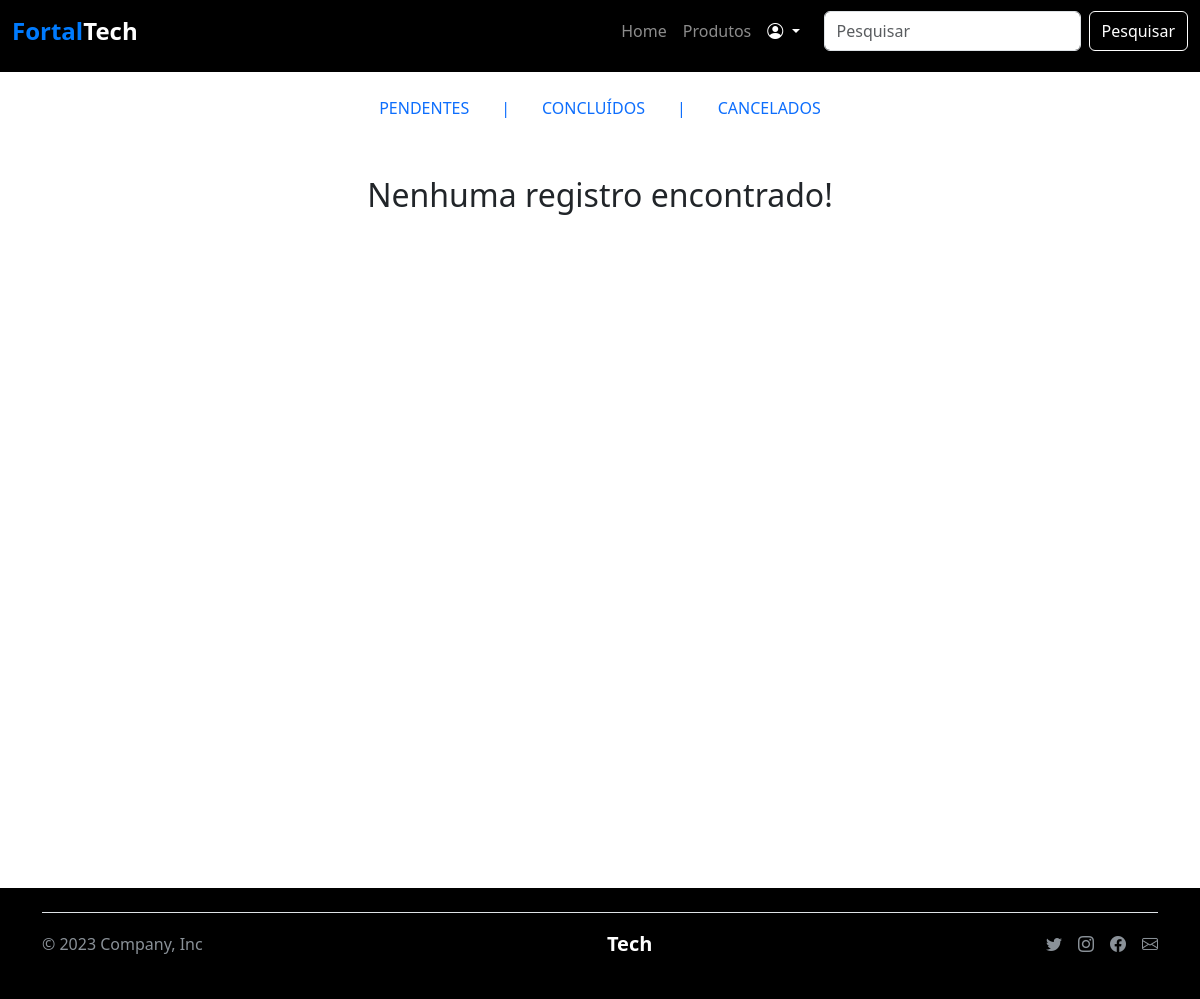
The app's page /conta/pedidos.php?status=concluido (signed in), older data.
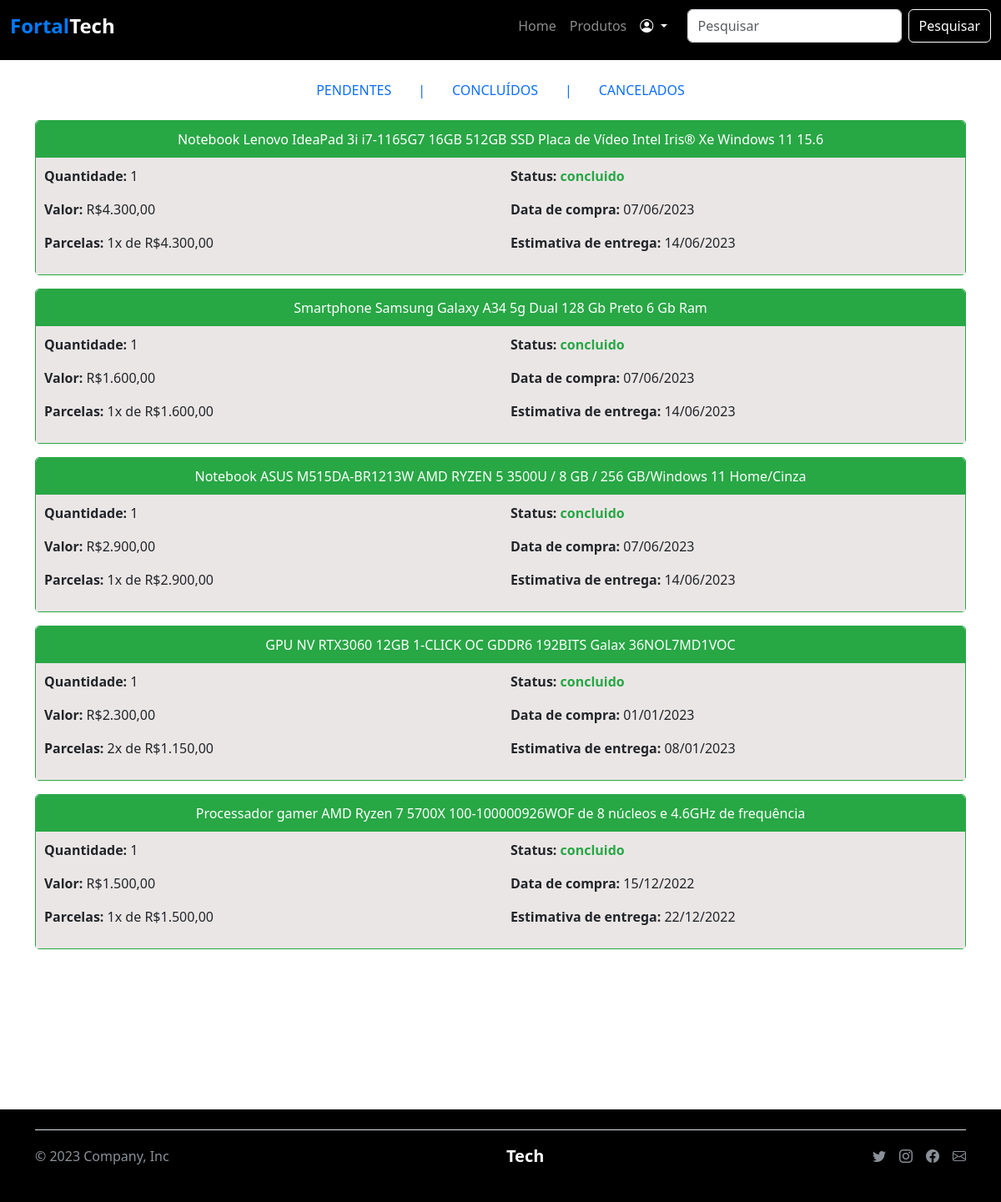
The same page, newer data.
### tables this page shows
CREATE TABLE `vendas` (
  `id_venda` bigint(20) unsigned NOT NULL AUTO_INCREMENT,
  `id_produto` bigint(20) unsigned NOT NULL,
  `id_cliente` bigint(20) unsigned NOT NULL,
  `id_cartao` int(11) NOT NULL,
  `id_endereco` int(11) NOT NULL,
  `quantidade` int(11) NOT NULL,
  `valor_parcela` decimal(10,2) NOT NULL,
  `valor_total` decimal(10,2) NOT NULL,
  `parcelas` int(11) NOT NULL,
  `status` enum('pendente','concluido','cancelado') NOT NULL,
  `data_venda` date NOT NULL,
  `data_entrega` date DEFAULT NULL,
  PRIMARY KEY (`id_venda`),
  KEY `vendas_id_produto_foreign` (`id_produto`),
  KEY `vendas_id_cliente_foreign` (`id_cliente`),
  KEY `id_cartao` (`id_cartao`),
  KEY `id_endereco` (`id_endereco`),
  CONSTRAINT `vendas_ibfk_1` FOREIGN KEY (`id_cartao`) REFERENCES `cartao` (`id_cartao`),
  CONSTRAINT `vendas_ibfk_2` FOREIGN KEY (`id_endereco`) REFERENCES `endereco` (`id_endereco`),
  CONSTRAINT `vendas_id_cliente_foreign` FOREIGN KEY (`id_cliente`) REFERENCES `clientes` (`id_cliente`),
  CONSTRAINT `vendas_id_produto_foreign` FOREIGN KEY (`id_produto`) REFERENCES `produtos` (`id_produto`)
);

CREATE TABLE `produtos` (
  `id_produto` bigint(20) unsigned NOT NULL AUTO_INCREMENT,
  `nome` varchar(255) NOT NULL,
  `estoque` int(11) NOT NULL,
  `valor` decimal(10,2) NOT NULL,
  `detalhes_tec` text NOT NULL,
  `img_url` varchar(255) NOT NULL,
  `marca` varchar(255) NOT NULL,
  PRIMARY KEY (`id_produto`)
);

### conta/pedidos.php (the view, shortened to what this page needs)
<?php
include_once "../conexao.php";
?>
<!DOCTYPE html>
<html lang="pt-br">
<head>
    <link href="https://cdn.jsdelivr.net/npm/bootstrap@5.3.0-alpha3/dist/css/bootstrap.min.css" rel="stylesheet">
    <link rel="stylesheet" href="../css/style.css">
    <link rel="stylesheet" href="https://cdn.jsdelivr.net/npm/bootstrap-icons@1.10.3/font/bootstrap-icons.css">
    <link rel="stylesheet" href="../css/pedidos.css">
</head>
<body>
    <div class="tela">
        <header>
            <?php require_once "../template/nav.php";  ?>
        </header>
        <main>
            <ul class="nav justify-content-center mt-3 mb-3">
                <li class="nav-item">
                    <a class="nav-link color-dark" href="?status=pendente">PENDENTES</a>
                </li>
                <li class="nav-item">
                    <span class="nav-link color-dark">|</span>
                </li>
                <li class="nav-item">
                    <a class="nav-link color-dark" href="?status=concluido">CONCLUÍDOS</a>
                </li>
                <li class="nav-item">
                    <span class="nav-link color-dark">|</span>
                </li>
                <li class="nav-item">
                    <a class="nav-link color-dark" href="?status=cancelado">CANCELADOS</a>
                </li>
            </ul>
            <?php
            $status = isset($_GET['status']) ? $_GET['status'] : 'pendente';
            $result = $mysqli->query("SELECT * FROM vendas where id_cliente = " . $_SESSION["id"] . " AND status = '$status'");
            $pedido = array();
            while ($row = $result->fetch_assoc()) {
                $pedido[] = $row;
            }
            if (count($pedido) > 0) {  ?>
                <?php
                foreach ($pedido as $p) :
                    $result = $mysqli->query("SELECT * FROM produtos where id_produto = " . $p["id_produto"]);
                    $produto = $result->fetch_assoc();
                ?>
                    <div class="container mb-3">
                        <div class="pedido <?php echo ($p["status"] == 'cancelado' ? 'cancelado' : ($p["status"] == 'concluido' ? 'concluido' : '')) ?>">
                            <div class="pedido-header <?php echo ($p["status"] == 'cancelado' ? 'header-cancelado' : ($p["status"] == 'concluido' ? 'header-concluido' : 'header-pendente')) ?>">
                                <?php echo $produto["nome"]; ?>
                            </div>
                            <div class="pedido-body">
                                <div class="row">
                                    <div class="col-sm-<?php echo ($p["status"] == 'pendente' ? '4' : '6'); ?>">
                                        <p><strong>Quantidade:</strong> <?php echo $p["quantidade"]; ?></p>
                                        <p><strong>Valor:</strong> R$<?php echo number_format($p["valor_total"], 2, ',', '.'); ?></p>
                                        <p><strong>Parcelas:</strong> <?php echo $p["parcelas"]; ?>x de R$<?php echo number_format($p["valor_parcela"], 2, ',', '.'); ?></p>
                                    </div>
                                    <div class="col-sm-<?php echo ($p["status"] == 'pendente' ? '4' : '6'); ?>">
                                        <p><strong>Status:</strong> <span class="status-<?php echo $p["status"] ?>"><?php echo $p["status"]; ?></span></p>
                                        <p><strong>Data de compra:</strong> <?php echo date("d/m/Y", strtotime($p["data_venda"])); ?></p>
                                        <p><strong>Estimativa de entrega:</strong> <?php echo date("d/m/Y", strtotime($p["data_entrega"])); ?></p>
                                    </div>
                                </div>
                            </div>
                        </div>
                    </div>
                <?php endforeach; ?>
            <?php
            } else {
                echo '<h2 class="text-center mt-5">Nenhuma registro encontrado!</h2>';
            }
            ?>
        </main>
    </div>
    <div class="container">
        <?php require_once "../template/footer.php";  ?>
    </div>
</body>
</html>

### template/nav.php (shortened to what this page needs)
<nav class="navbar navbar-expand-lg navbar-dark" aria-label="Offcanvas navbar large">
    <div class="container-fluid">
    <a class="navbar-brand d-flex" id="logo1" href="/ft/index.php">Fortal<div id="logo2">Tech</div></a>
        <div class="offcanvas offcanvas-end text-bg-dark" tabindex="-1" id="offcanvasNavbar2" aria-labelledby="offcanvasNavbar2Label">
            <div class="offcanvas-body">
                <ul class="navbar-nav justify-content-end flex-grow-1 pe-3">
                    <li class="nav-item">
                        <a class="nav-link <?php
                                            if ("$_SERVER[REQUEST_URI]" == '/ft/index.php') {
                                                echo 'active';
                                            }
                                            ?>" aria-current="page" href="/ft/index.php">Home</a>
                    </li>
                    <li class="nav-item">
                        <a class="nav-link <?php
                                            if ("$_SERVER[REQUEST_URI]" == '/ft/produtos.php') {
                                                echo 'active';
                                            }
                                            ?>" href="/ft/produtos.php">Produtos</a>
                    </li>
                    <li class="nav-item dropdown">
                        <a class="nav-link dropdown-toggle <?php
                                                            if (strpos($_SERVER['REQUEST_URI'], 'conta/') !== false) {
                                                                echo 'active';
                                                            }
                                                            ?>" href="#" role="button" data-bs-toggle="dropdown" aria-expanded="false">
                            <i class="bi bi-person-circle"></i>
                        </a>
                    </li>
                </ul>
                <form method="GET" class="d-flex mt-3 mt-lg-0" action="/ft/pesquisa.php" role="search">
                    <input class="form-control me-2" type="search" placeholder="Pesquisar" name="produto" aria-label="Search">
                    <button class="btn" id="pesquisar-btn" type="submit">Pesquisar</button>
                </form>
            </div>
        </div>
    </div>
</nav>

### template/footer.php
<footer class="d-flex flex-wrap justify-content-between align-items-center py-3 my-4 border-top text-white">
    <p class="col-md-4 mb-0" id="footer">&copy; 2023 Company, Inc</p>
    <a href="/" class="col-md-4 d-flex align-items-center justify-content-center mb-3 mb-md-0 me-md-auto link-body-emphasis text-decoration-none" id="logo1" style="font-size: 20px" href="/ft/index.php">Fortal<div id="logo2">Tech</div></a>
    <ul class="nav col-md-4 justify-content-end">
        <li class="ms-3"><a href="#"><i class="bi bi-twitter" id="footer"></i></a></li>
        <li class="ms-3"><a href="#"><i class="bi bi-instagram" id="footer"></i></a></li>
        <li class="ms-3"><a href="#"><i class="bi bi-facebook" id="footer"></i></a></li>
        <li class="ms-3"><a href="#"><i class="bi bi-envelope" id="footer"></i></a></li>
    </ul>
</footer>

### css/style.css (style rules this page uses)
* { margin: 0; padding: 0; box-sizing: border-box; }
body { background-color: #000000; }
header { width: 100%; background-color: #000000; grid-area: h; }
main { background-color: white; width: 100%; grid-area: m; min-height: 80vh; }
footer { grid-area: f; width: 100%; }
#footer { color: rgb(138, 145, 152); }
.tela { background-color: rgb(255, 255, 255); display: grid; grid-template-columns: 3fr 1fr; grid-template-rows: 9vh auto 22vh; grid-template-areas: "h h" "m m" "f f"; }
#pesquisar-btn { color: white; background-color: #000000; border: solid white 1px; }
#logo1 { color: #007bff; font-size: 24px; font-weight: bold; text-decoration: none; }
#logo2 { color: white; }
a { text-decoration: none; color: white; }

### css/pedidos.css (style rules this page uses)
.pedido { border: 1px solid #ddd; border-radius: 5px; margin-bottom: 10px; }
.pedido-header { color: white; padding: 10px; border-top-left-radius: 5px; border-top-right-radius: 5px; text-align: center; }
.pedido-body { padding: 10px; background-color: rgb(235, 230, 230); }
.concluido { border-color: #28a745; }
.status-concluido { font-weight: bold; color: #28a745; }
.header-concluido { background-color: #28a745; }

Row changes from the older to the newer data that the page shows:
added vendas: id_produto.nome "Notebook Lenovo IdeaPad 3i i7-1165G7 16GB 512GB SSD Placa de Vídeo Intel Iris® Xe Windows 11 15.6", quantidade "1", valor_total "4.300,00", parcelas "1", valor_parcela "4.300,00", status "concluido", data_venda "07/06/2023", data_entrega "14/06/2023"
added vendas: id_produto.nome "Smartphone Samsung Galaxy A34 5g Dual 128 Gb Preto 6 Gb Ram", quantidade "1", valor_total "1.600,00", parcelas "1", valor_parcela "1.600,00", status "concluido", data_venda "07/06/2023", data_entrega "14/06/2023"
added vendas: id_produto.nome "Notebook ASUS M515DA-BR1213W AMD RYZEN 5 3500U / 8 GB / 256 GB/Windows 11 Home/Cinza", quantidade "1", valor_total "2.900,00", parcelas "1", valor_parcela "2.900,00", status "concluido", data_venda "07/06/2023", data_entrega "14/06/2023"
added vendas: id_produto.nome "GPU NV RTX3060 12GB 1-CLICK OC GDDR6 192BITS Galax 36NOL7MD1VOC", quantidade "1", valor_total "2.300,00", parcelas "2", valor_parcela "1.150,00", status "concluido", data_venda "01/01/2023", data_entrega "08/01/2023"
added vendas: id_produto.nome "Processador gamer AMD Ryzen 7 5700X 100-100000926WOF de 8 núcleos e 4.6GHz de frequência", quantidade "1", valor_total "1.500,00", parcelas "1", valor_parcela "1.500,00", status "concluido", data_venda "15/12/2022", data_entrega "22/12/2022"
Text that changed along with them:
text no longer shown: "Nenhuma registro encontrado!"
